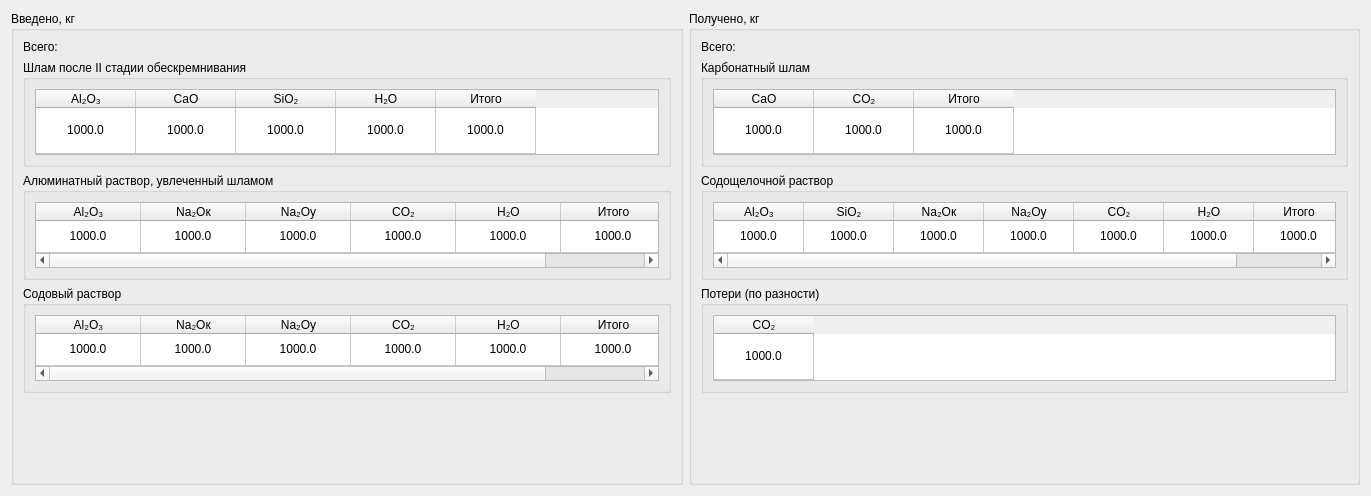
               <widget class="QWidget" name="scrollAreaWidgetContents_3">
                <property name="geometry">
                 <rect>
                  <x>0</x>
                  <y>0</y>
                  <width>1371</width>
                  <height>496</height>
                 </rect>
                </property>
                <layout class="QHBoxLayout" name="horizontalLayout_38">
                 <item>
                  <widget class="QGroupBox" name="groupBox_29">
                   <property name="title">
                    <string>Введено, кг</string>
                   </property>
                   <layout class="QVBoxLayout" name="verticalLayout_5">
                    <item>
                     <widget class="QLabel" name="label_9">
                      <property name="text">
                       <string>Всего:</string>
                      </property>
                     </widget>
                    </item>
                    <item>
                     <widget class="QGroupBox" name="groupBox_223">
                      <property name="maximumSize">
                       <size>
                        <width>16777215</width>
                        <height>107</height>
                       </size>
                      </property>
                      <property name="title">
                       <string>Шлам после II стадии обескремнивания</string>
                      </property>
                      <layout class="QHBoxLayout" name="horizontalLayout_240">
                       <item>
                        <widget class="QTableWidget" name="tableMud15">
                         <property name="maximumSize">
                          <size>
                           <width>16777215</width>
                           <height>71</height>
                          </size>
                         </property>
                         <attribute name="horizontalHeaderDefaultSectionSize">
                          <number>100</number>
                         </attribute>
                         <attribute name="verticalHeaderVisible">
                          <bool>false</bool>
                         </attribute>
                         <attribute name="verticalHeaderStretchLastSection">
                          <bool>true</bool>
                         </attribute>
                         <row>
                          <property name="text">
                           <string>1</string>
                          </property>
                         </row>
                         <column>
                          <property name="text">
                           <string>Al₂O₃</string>
                          </property>
                         </column>
                         <column>
                          <property name="text">
                           <string>CaO</string>
                          </property>
                         </column>
                         <column>
                          <property name="text">
                           <string>SiO₂</string>
                          </property>
                         </column>
                         <column>
                          <property name="text">
                           <string>H₂O</string>
                          </property>
                         </column>
                         <column>
                          <property name="text">
                           <string>Итого</string>
                          </property>
                         </column>
                         <item row="0" column="0">
                          <property name="text">
                           <string>1000.0</string>
                          </property>
                          <property name="textAlignment">
                           <set>AlignCenter</set>
                          </property>
                         </item>
                         <item row="0" column="1">
                          <property name="text">
                           <string>1000.0</string>
                          </property>
                          <property name="textAlignment">
                           <set>AlignCenter</set>
                          </property>
                         </item>
                         <item row="0" column="2">
                          <property name="text">
                           <string>1000.0</string>
                          </property>
                          <property name="textAlignment">
                           <set>AlignCenter</set>
                          </property>
                         </item>
                         <item row="0" column="3">
                          <property name="text">
                           <string>1000.0</string>
                          </property>
                          <property name="textAlignment">
                           <set>AlignCenter</set>
                          </property>
                         </item>
                         <item row="0" column="4">
                          <property name="text">
                           <string>1000.0</string>
                          </property>
                          <property name="textAlignment">
                           <set>AlignCenter</set>
                          </property>
                         </item>
                        </widget>
                       </item>
                      </layout>
                     </widget>
                    </item>
                    <item>
                     <widget class="QGroupBox" name="groupBox_225">
                      <property name="maximumSize">
                       <size>
                        <width>16777215</width>
                        <height>107</height>
                       </size>
                      </property>
                      <property name="title">
                       <string>Алюминатный раствор, увлеченный шламом</string>
                      </property>
                      <layout class="QHBoxLayout" name="horizontalLayout_242">
                       <item>
                        <widget class="QTableWidget" name="tableAluminateSolution15">
                         <property name="maximumSize">
                          <size>
                           <width>16777215</width>
                           <height>71</height>
                          </size>
                         </property>
                         <attribute name="horizontalHeaderMinimumSectionSize">
                          <number>40</number>
                         </attribute>
                         <attribute name="horizontalHeaderDefaultSectionSize">
                          <number>105</number>
                         </attribute>
                         <attribute name="horizontalHeaderStretchLastSection">
                          <bool>true</bool>
                         </attribute>
                         <attribute name="verticalHeaderVisible">
                          <bool>false</bool>
                         </attribute>
                         <attribute name="verticalHeaderStretchLastSection">
                          <bool>true</bool>
                         </attribute>
                         <row>
                          <property name="text">
                           <string>1</string>
                          </property>
                         </row>
                         <column>
                          <property name="text">
                           <string>Al₂O₃</string>
                          </property>
                         </column>
                         <column>
                          <property name="text">
                           <string>Na₂Oк</string>
                          </property>
                         </column>
                         <column>
                          <property name="text">
                           <string>Na₂Oу</string>
                          </property>
                         </column>
                         <column>
                          <property name="text">
                           <string>CO₂</string>
                          </property>
                         </column>
                         <column>
                          <property name="text">
                           <string>H₂O</string>
                          </property>
                         </column>
                         <column>
                          <property name="text">
                           <string>Итого</string>
                          </property>
                         </column>
                         <item row="0" column="0">
                          <property name="text">
                           <string>1000.0</string>
                          </property>
                          <property name="textAlignment">
                           <set>AlignCenter</set>
                          </property>
                         </item>
                         <item row="0" column="1">
                          <property name="text">
                           <string>1000.0</string>
                          </property>
                          <property name="textAlignment">
                           <set>AlignCenter</set>
                          </property>
                         </item>
                         <item row="0" column="2">
                          <property name="text">
                           <string>1000.0</string>
                          </property>
                          <property name="textAlignment">
                           <set>AlignCenter</set>
                          </property>
                         </item>
                         <item row="0" column="3">
                          <property name="text">
                           <string>1000.0</string>
                          </property>
                          <property name="textAlignment">
                           <set>AlignCenter</set>
                          </property>
                         </item>
                         <item row="0" column="4">
                          <property name="text">
                           <string>1000.0</string>
                          </property>
                          <property name="textAlignment">
                           <set>AlignCenter</set>
                          </property>
                         </item>
                         <item row="0" column="5">
                          <property name="text">
                           <string>1000.0</string>
                          </property>
                          <property name="textAlignment">
                           <set>AlignCenter</set>
                          </property>
                         </item>
                        </widget>
                       </item>
                      </layout>
                     </widget>
                    </item>
                    <item>
                     <widget class="QGroupBox" name="groupBox_224">
                      <property name="maximumSize">
                       <size>
                        <width>16777215</width>
                        <height>107</height>
                       </size>
                      </property>
                      <property name="title">
                       <string>Содовый раствор</string>
                      </property>
                      <layout class="QHBoxLayout" name="horizontalLayout_241">
                       <item>
                        <widget class="QTableWidget" name="tableSoda15">
                         <property name="maximumSize">
                          <size>
                           <width>16777215</width>
                           <height>71</height>
                          </size>
                         </property>
                         <attribute name="horizontalHeaderDefaultSectionSize">
                          <number>105</number>
                         </attribute>
                         <attribute name="horizontalHeaderStretchLastSection">
                          <bool>true</bool>
                         </attribute>
                         <attribute name="verticalHeaderVisible">
                          <bool>false</bool>
                         </attribute>
                         <attribute name="verticalHeaderStretchLastSection">
                          <bool>true</bool>
                         </attribute>
                         <row>
                          <property name="text">
                           <string>1</string>
                          </property>
                         </row>
                         <column>
                          <property name="text">
                           <string>Al₂O₃</string>
                          </property>
                         </column>
                         <column>
                          <property name="text">
                           <string>Na₂Oк</string>
                          </property>
                         </column>
                         <column>
                          <property name="text">
                           <string>Na₂Oу</string>
                          </property>
                         </column>
                         <column>
                          <property name="text">
                           <string>CO₂</string>
                          </property>
                         </column>
                         <column>
                          <property name="text">
                           <string>H₂O</string>
                          </property>
                         </column>
                         <column>
                          <property name="text">
                           <string>Итого</string>
                          </property>
                         </column>
                         <item row="0" column="0">
                          <property name="text">
                           <string>1000.0</string>
                          </property>
                          <property name="textAlignment">
                           <set>AlignCenter</set>
                          </property>
                         </item>
                         <item row="0" column="1">
                          <property name="text">
                           <string>1000.0</string>
                          </property>
                          <property name="textAlignment">
                           <set>AlignCenter</set>
                          </property>
                         </item>
                         <item row="0" column="2">
                          <property name="text">
                           <string>1000.0</string>
                          </property>
                          <property name="textAlignment">
                           <set>AlignCenter</set>
                          </property>
                         </item>
                         <item row="0" column="3">
                          <property name="text">
                           <string>1000.0</string>
                          </property>
                          <property name="textAlignment">
                           <set>AlignCenter</set>
                          </property>
                         </item>
                         <item row="0" column="4">
                          <property name="text">
                           <string>1000.0</string>
                          </property>
                          <property name="textAlignment">
                           <set>AlignCenter</set>
                          </property>
                         </item>
                         <item row="0" column="5">
                          <property name="text">
                           <string>1000.0</string>
                          </property>
                          <property name="textAlignment">
                           <set>AlignCenter</set>
                          </property>
                         </item>
                        </widget>
                       </item>
                      </layout>
                     </widget>
                    </item>
                    <item>
                     <spacer name="verticalSpacer_5">
                      <property name="orientation">
                       <enum>Qt::Vertical</enum>
                      </property>
                      <property name="sizeHint" stdset="0">
                       <size>
                        <width>20</width>
                        <height>118</height>
                       </size>
                      </property>
                     </spacer>
                    </item>
                   </layout>
                  </widget>
                 </item>
                 <item>
                  <widget class="QGroupBox" name="groupBox_36">
                   <property name="title">
                    <string>Получено, кг</string>
                   </property>
                   <layout class="QVBoxLayout" name="verticalLayout_6">
                    <item>
                     <widget class="QLabel" name="label_10">
                      <property name="text">
                       <string>Всего:</string>
                      </property>
                     </widget>
                    </item>
                    <item>
                     <widget class="QGroupBox" name="groupBox_229">
                      <property name="maximumSize">
                       <size>
                        <width>16777215</width>
                        <height>107</height>
                       </size>
                      </property>
                      <property name="title">
                       <string>Карбонатный шлам</string>
                      </property>
                      <layout class="QHBoxLayout" name="horizontalLayout_246">
                       <item>
                        <widget class="QTableWidget" name="tableCarbonMud15">
                         <property name="maximumSize">
                          <size>
                           <width>16777215</width>
                           <height>71</height>
                          </size>
                         </property>
                         <attribute name="horizontalHeaderDefaultSectionSize">
                          <number>100</number>
                         </attribute>
                         <attribute name="verticalHeaderVisible">
                          <bool>false</bool>
                         </attribute>
                         <attribute name="verticalHeaderStretchLastSection">
                          <bool>true</bool>
                         </attribute>
                         <row>
                          <property name="text">
                           <string>1</string>
                          </property>
                         </row>
                         <column>
                          <property name="text">
                           <string>CaO</string>
                          </property>
                         </column>
                         <column>
                          <property name="text">
                           <string>CO₂</string>
                          </property>
                         </column>
                         <column>
                          <property name="text">
                           <string>Итого</string>
                          </property>
                         </column>
                         <item row="0" column="0">
                          <property name="text">
                           <string>1000.0</string>
                          </property>
                          <property name="textAlignment">
                           <set>AlignCenter</set>
                          </property>
                         </item>
                         <item row="0" column="1">
                          <property name="text">
                           <string>1000.0</string>
                          </property>
                          <property name="textAlignment">
                           <set>AlignCenter</set>
                          </property>
                         </item>
                         <item row="0" column="2">
                          <property name="text">
                           <string>1000.0</string>
                          </property>
                          <property name="textAlignment">
                           <set>AlignCenter</set>
                          </property>
                         </item>
                        </widget>
                       </item>
                      </layout>
                     </widget>
                    </item>
                    <item>
                     <widget class="QGroupBox" name="groupBox_231">
                      <property name="maximumSize">
                       <size>
                        <width>16777215</width>
                        <height>107</height>
                       </size>
                      </property>
                      <property name="title">
                       <string>Содощелочной раствор</string>
                      </property>
                      <layout class="QHBoxLayout" name="horizontalLayout_248">
                       <item>
                        <widget class="QTableWidget" name="tableAlkalineSolution15">
                         <property name="maximumSize">
                          <size>
                           <width>16777215</width>
                           <height>71</height>
                          </size>
                         </property>
                         <attribute name="horizontalHeaderDefaultSectionSize">
                          <number>90</number>
                         </attribute>
                         <attribute name="horizontalHeaderStretchLastSection">
                          <bool>true</bool>
                         </attribute>
                         <attribute name="verticalHeaderVisible">
                          <bool>false</bool>
                         </attribute>
                         <attribute name="verticalHeaderStretchLastSection">
                          <bool>true</bool>
                         </attribute>
                         <row>
                          <property name="text">
                           <string>1</string>
                          </property>
                         </row>
                         <column>
                          <property name="text">
                           <string>Al₂O₃</string>
                          </property>
                         </column>
                         <column>
                          <property name="text">
                           <string>SiO₂</string>
                          </property>
                         </column>
                         <column>
                          <property name="text">
                           <string>Na₂Oк</string>
                          </property>
                         </column>
                         <column>
                          <property name="text">
                           <string>Na₂Oу</string>
                          </property>
                         </column>
                         <column>
                          <property name="text">
                           <string>CO₂</string>
                          </property>
                         </column>
                         <column>
                          <property name="text">
                           <string>H₂O</string>
                          </property>
                         </column>
                         <column>
                          <property name="text">
                           <string>Итого</string>
                          </property>
                         </column>
                         <item row="0" column="0">
                          <property name="text">
                           <string>1000.0</string>
                          </property>
                          <property name="textAlignment">
                           <set>AlignCenter</set>
                          </property>
                         </item>
                         <item row="0" column="1">
                          <property name="text">
                           <string>1000.0</string>
                          </property>
                          <property name="textAlignment">
                           <set>AlignCenter</set>
                          </property>
                         </item>
                         <item row="0" column="2">
                          <property name="text">
                           <string>1000.0</string>
                          </property>
                          <property name="textAlignment">
                           <set>AlignCenter</set>
                          </property>
                         </item>
                         <item row="0" column="3">
                          <property name="text">
                           <string>1000.0</string>
                          </property>
                          <property name="textAlignment">
                           <set>AlignCenter</set>
                          </property>
                         </item>
                         <item row="0" column="4">
                          <property name="text">
                           <string>1000.0</string>
                          </property>
                          <property name="textAlignment">
                           <set>AlignCenter</set>
                          </property>
                         </item>
                         <item row="0" column="5">
                          <property name="text">
                           <string>1000.0</string>
                          </property>
                          <property name="textAlignment">
                           <set>AlignCenter</set>
                          </property>
                         </item>
                         <item row="0" column="6">
                          <property name="text">
                           <string>1000.0</string>
                          </property>
                          <property name="textAlignment">
                           <set>AlignCenter</set>
                          </property>
                         </item>
                        </widget>
                       </item>
                      </layout>
                     </widget>
                    </item>
                    <item>
                     <widget class="QGroupBox" name="groupBox_230">
                      <property name="maximumSize">
                       <size>
                        <width>16777215</width>
                        <height>107</height>
                       </size>
                      </property>
                      <property name="title">
                       <string>Потери (по разности)</string>
                      </property>
                      <layout class="QHBoxLayout" name="horizontalLayout_247">
                       <item>
                        <widget class="QTableWidget" name="tableLosses15">
                         <property name="maximumSize">
                          <size>
                           <width>16777215</width>
                           <height>71</height>
                          </size>
                         </property>
                         <attribute name="horizontalHeaderDefaultSectionSize">
                          <number>100</number>
                         </attribute>
                         <attribute name="verticalHeaderVisible">
                          <bool>false</bool>
                         </attribute>
                         <attribute name="verticalHeaderStretchLastSection">
                          <bool>true</bool>
                         </attribute>
                         <row>
                          <property name="text">
                           <string>1</string>
                          </property>
                         </row>
                         <column>
                          <property name="text">
                           <string>CO₂</string>
                          </property>
                         </column>
                         <item row="0" column="0">
                          <property name="text">
                           <string>1000.0</string>
                          </property>
                          <property name="textAlignment">
                           <set>AlignCenter</set>
                          </property>
                         </item>
                        </widget>
                       </item>
                      </layout>
                     </widget>
                    </item>
                    <item>
                     <spacer name="verticalSpacer_6">
                      <property name="orientation">
                       <enum>Qt::Vertical</enum>
                      </property>
                      <property name="sizeHint" stdset="0">
                       <size>
                        <width>20</width>
                        <height>118</height>
                       </size>
                      </property>
                     </spacer>
                    </item>
                   </layout>
                  </widget>
                 </item>
                </layout>
               </widget>
